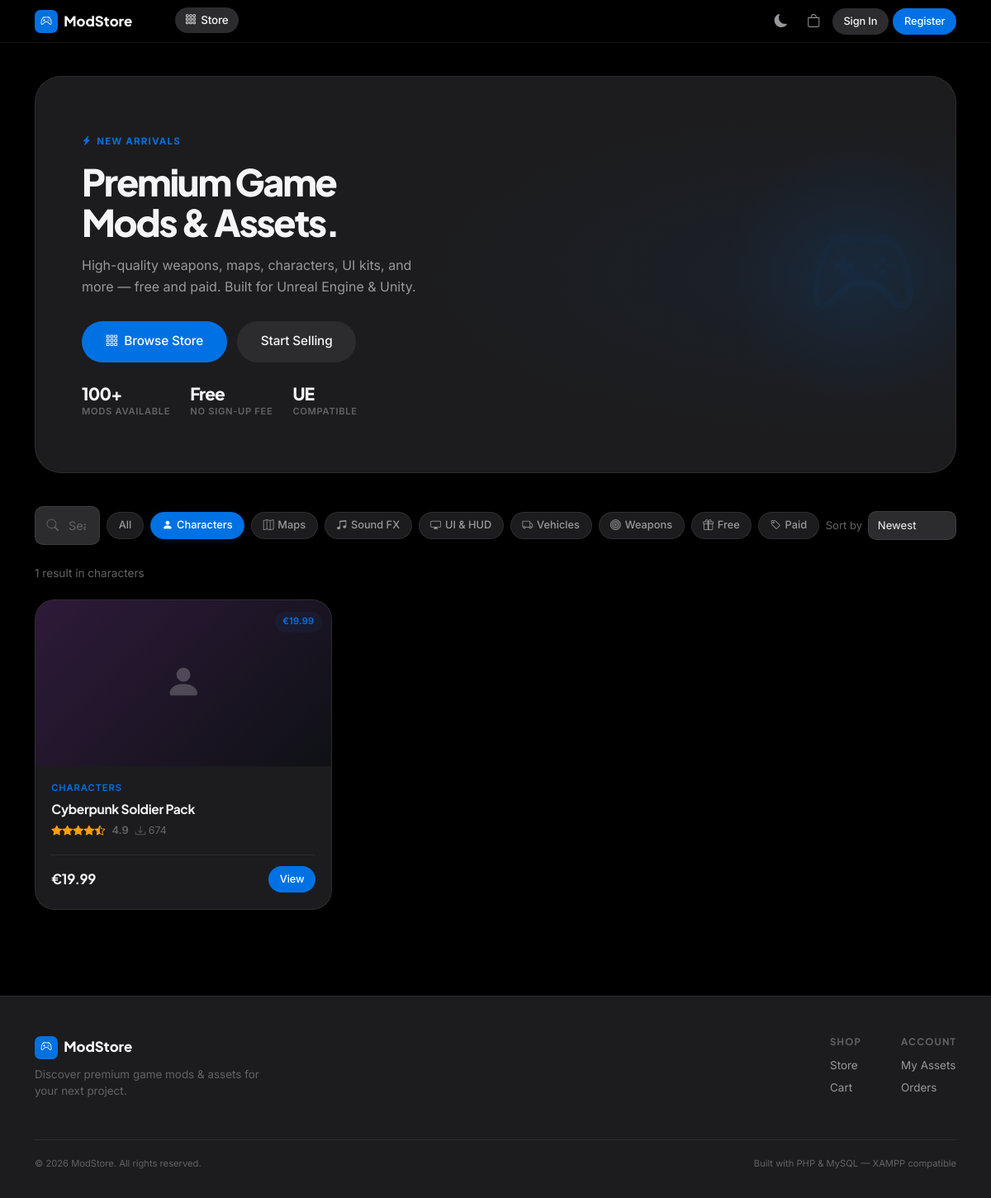
Page /?cat=characters&sort=newest on the committed database.
### tables this page shows
CREATE TABLE `categories` (
  `id`   INT(11)     NOT NULL AUTO_INCREMENT,
  `name` VARCHAR(50) NOT NULL,
  `slug` VARCHAR(50) NOT NULL,
  `icon` VARCHAR(50) NOT NULL DEFAULT 'bi-box',
  PRIMARY KEY (`id`),
  UNIQUE KEY `uq_slug` (`slug`)
);

CREATE TABLE `products` (
  `id`             INT(11)        NOT NULL AUTO_INCREMENT,
  `name`           VARCHAR(100)   NOT NULL,
  `slug`           VARCHAR(100)   NOT NULL,
  `description`    TEXT           NOT NULL,
  `price`          DECIMAL(10,2)  NOT NULL DEFAULT '0.00',
  `category_id`    INT(11)        DEFAULT NULL,
  `download_count` INT(11)        NOT NULL DEFAULT '0',
  `rating`         DECIMAL(3,2)   NOT NULL DEFAULT '0.00',
  `review_count`   INT(11)        NOT NULL DEFAULT '0',
  `version`        VARCHAR(20)    NOT NULL DEFAULT '1.0.0',
  `file_size`      VARCHAR(20)    NOT NULL DEFAULT '—',
  `release_date`   DATE           NOT NULL,
  `is_active`      TINYINT(1)     NOT NULL DEFAULT '1',
  `created_at`     TIMESTAMP      NOT NULL DEFAULT CURRENT_TIMESTAMP,
  PRIMARY KEY (`id`),
  UNIQUE KEY `uq_slug` (`slug`),
  KEY `idx_category` (`category_id`),
  CONSTRAINT `fk_product_category`
    FOREIGN KEY (`category_id`) REFERENCES `categories` (`id`) ON DELETE SET NULL
);

### index.php (the view, shortened to what this page needs)
<?php
require_once __DIR__ . '/config/db.php';
require_once __DIR__ . '/includes/functions.php';
$search   = trim($_GET['q']    ?? '');
$catSlug  = trim($_GET['cat']  ?? '');
$priceFilter = $_GET['price'] ?? '';
$sort        = $_GET['sort']  ?? 'newest';
$where  = ['p.is_active = 1'];
$params = [];
if ($catSlug !== '') {
    $where[]  = 'c.slug = ?';
    $params[] = $catSlug;
}
$sortMap = [
    'newest'     => 'p.release_date DESC',
    'popular'    => 'p.download_count DESC',
    'price_asc'  => 'p.price ASC',
    'price_desc' => 'p.price DESC',
    'rating'     => 'p.rating DESC',
];
$orderBy = $sortMap[$sort] ?? $sortMap['newest'];
$whereSQL = implode(' AND ', $where);
$sql = "SELECT p.*, c.name AS cat_name, c.slug AS cat_slug, c.icon AS cat_icon
        FROM products p
        LEFT JOIN categories c ON c.id = p.category_id
        WHERE $whereSQL
        ORDER BY $orderBy";
$stmt = $pdo->prepare($sql);
$stmt->execute($params);
$products = $stmt->fetchAll();
$cats = $pdo->query('SELECT * FROM categories ORDER BY name')->fetchAll();
require_once __DIR__ . '/includes/header.php';
?>
<div class="container-xl py-4">
  <div class="ms-hero fade-in">
    <div class="ms-hero__content">
      <div class="ms-hero__eyebrow"><i class="bi bi-lightning-charge-fill"></i> New Arrivals</div>
      <h1>Premium Game<br>Mods &amp; Assets.</h1>
      <p>High-quality weapons, maps, characters, UI kits, and more — free and paid. Built for Unreal Engine &amp; Unity.</p>
      <div class="ms-hero__actions">
        <a href="#products" class="btn-ms btn-ms-primary btn-lg">
          <i class="bi bi-grid-3x3-gap"></i> Browse Store
        </a>
        <?php if (!isLoggedIn()): ?>
          <a href="/modstore/register.php" class="btn-ms btn-ms-ghost btn-lg">Start Selling</a>
        <?php endif; ?>
      </div>
      <div class="hero-stats">
        <div class="hero-stat">
          <span class="hero-stat__num">100+</span>
          <span class="hero-stat__label">Mods Available</span>
        </div>
        <div class="hero-stat">
          <span class="hero-stat__num">Free</span>
          <span class="hero-stat__label">No Sign-up Fee</span>
        </div>
        <div class="hero-stat">
          <span class="hero-stat__num">UE</span>
          <span class="hero-stat__label">Compatible</span>
        </div>
      </div>
    </div>
    <div class="ms-hero__orb"></div>
    <div class="ms-hero__art"><i class="bi bi-controller"></i></div>
  </div>
  <div id="products" class="store-filters">
    <div class="search-wrap">
      <form method="GET" style="display:contents;">
        <input
          type="text" name="q" value="<?= e($search) ?>"
          placeholder="Search mods &amp; assets…" class="ms-input"
          onchange="this.form.submit()"
        >
      </form>
    </div>
    <a href="?<?= http_build_query(array_filter(['q'=>$search,'price'=>$priceFilter,'sort'=>$sort])) ?>"
       class="filter-chip <?= $catSlug === '' ? 'active' : '' ?>">All</a>
    <?php foreach ($cats as $cat): ?>
      <?php $q = http_build_query(array_filter(['q'=>$search,'cat'=>$cat['slug'],'price'=>$priceFilter,'sort'=>$sort])); ?>
      <a href="?<?= $q ?>" class="filter-chip <?= $catSlug === $cat['slug'] ? 'active' : '' ?>">
        <i class="bi <?= e($cat['icon']) ?>"></i>
        <?= e($cat['name']) ?>
      </a>
    <?php endforeach; ?>
    <a href="?<?= http_build_query(array_filter(['q'=>$search,'cat'=>$catSlug,'price'=>'free','sort'=>$sort])) ?>"
       class="filter-chip <?= $priceFilter === 'free' ? 'active' : '' ?>">
      <i class="bi bi-gift"></i> Free
    </a>
    <a href="?<?= http_build_query(array_filter(['q'=>$search,'cat'=>$catSlug,'price'=>'paid','sort'=>$sort])) ?>"
       class="filter-chip <?= $priceFilter === 'paid' ? 'active' : '' ?>">
      <i class="bi bi-tag"></i> Paid
    </a>
    <div class="ms-nav__actions ms-auto" style="margin-left:auto;">
      <form method="GET" style="display:flex;align-items:center;gap:.4rem;">
        <label for="sortSelect" style="font-size:.82rem;color:var(--text-muted);white-space:nowrap;">Sort by</label>
        <select name="sort" id="sortSelect" class="ms-select" style="width:auto;padding:.35rem .7rem;font-size:.82rem;" onchange="this.form.submit()">
          <option value="newest"     <?= $sort==='newest'     ?'selected':''?>>Newest</option>
        </select>
      </form>
    </div>
  </div>
  <p style="font-size:.85rem;color:var(--text-muted);margin-bottom:1.25rem;">
    <?= count($products) ?> result<?= count($products) !== 1 ? 's' : '' ?>
    <?= $catSlug ? ' in ' . e($catSlug) : '' ?>
  </p>
  <?php if (empty($products)): ?>
    <div class="empty-state">
      <div class="empty-icon"><i class="bi bi-search"></i></div>
      <h3>No results found</h3>
      <p>Try adjusting your filters or search query.</p>
      <a href="index.php" class="btn-ms btn-ms-ghost">Clear Filters</a>
    </div>
  <?php else: ?>
    <div class="product-grid">
      <?php foreach ($products as $p): ?>
        <a href="product.php?id=<?= $p['id'] ?>" class="ms-card" style="text-decoration:none;color:inherit;">
          <div class="product-thumb" style="background:<?= cardGradient((int)$p['category_id']) ?>">
            <i class="bi <?= e($p['cat_icon'] ?? 'bi-box') ?> product-thumb__icon"></i>
            <span class="product-thumb__badge">
              <?php if ($p['price'] == 0): ?>
                <span class="badge-ms badge-free"><i class="bi bi-gift"></i> Free</span>
              <?php else: ?>
                <span class="badge-ms badge-paid">€<?= number_format($p['price'], 2) ?></span>
              <?php endif; ?>
            </span>
          </div>
          <div class="product-card__body">
            <span class="product-card__cat"><?= e($p['cat_name'] ?? 'General') ?></span>
            <div class="product-card__name"><?= e($p['name']) ?></div>
            <div class="product-card__meta">
              <?= stars((float)$p['rating']) ?>
              <span class="rating-value"><?= number_format($p['rating'], 1) ?></span>
              <span style="color:var(--text-muted);font-size:.78rem;">
                <i class="bi bi-download"></i> <?= number_format($p['download_count']) ?>
              </span>
            </div>
            <div class="product-card__footer">
              <span class="product-price <?= $p['price'] == 0 ? 'free' : '' ?>">
                <?= fPrice((float)$p['price']) ?>
              </span>
              <span class="btn-ms btn-ms-primary btn-sm" style="pointer-events:none;">
                <?= $p['price'] == 0 ? 'Get Free' : 'View' ?>
              </span>
            </div>
          </div>
        </a>
      <?php endforeach; ?>
    </div>
  <?php endif; ?>
</div>
<?php require_once __DIR__ . '/includes/footer.php'; ?>

### includes/functions.php (shortened to what this page needs)
<?php
function isLoggedIn(): bool
{
    return !empty($_SESSION['user_id']);
}
function fPrice(float $price): string
{
    return $price == 0 ? 'Free' : '€' . number_format($price, 2);
}
function stars(float $rating): string
{
    $html  = '<span class="stars">';
    for ($i = 1; $i <= 5; $i++) {
        if ($rating >= $i) {
            $html .= '<i class="bi bi-star-fill"></i>';
        } elseif ($rating >= $i - 0.5) {
            $html .= '<i class="bi bi-star-half"></i>';
        } else {
            $html .= '<i class="bi bi-star"></i>';
        }
    }
    $html .= '</span>';
    return $html;
}
function cardGradient(int $categoryId): string
{
    $map = [
        1 => 'linear-gradient(135deg,#1e2a45 0%,#0f1115 100%)',
        2 => 'linear-gradient(135deg,#1a3028 0%,#0f1115 100%)',
        3 => 'linear-gradient(135deg,#2e1a3a 0%,#0f1115 100%)',
        4 => 'linear-gradient(135deg,#1a2a3a 0%,#0f1115 100%)',
        5 => 'linear-gradient(135deg,#2a1a1a 0%,#0f1115 100%)',
        6 => 'linear-gradient(135deg,#2a2218 0%,#0f1115 100%)',
    ];
    return $map[$categoryId] ?? 'linear-gradient(135deg,#1a1d23 0%,#0f1115 100%)';
}
function e(mixed $value): string
{
    return htmlspecialchars((string) $value, ENT_QUOTES | ENT_SUBSTITUTE, 'UTF-8');
}

### rows in the picture
categories: name "Characters"
categories: name "Maps"
categories: name "Sound FX"
categories: name "UI & HUD"
categories: name "Vehicles"
categories: name "Weapons"
products: price "19.99", category.name "CHARACTERS", name "Cyberpunk Soldier Pack", rating "4.9", download_count "674", price "€19.99", shows "View"

### other values in the picture
count($products) "1"
$catSlug "characters"
